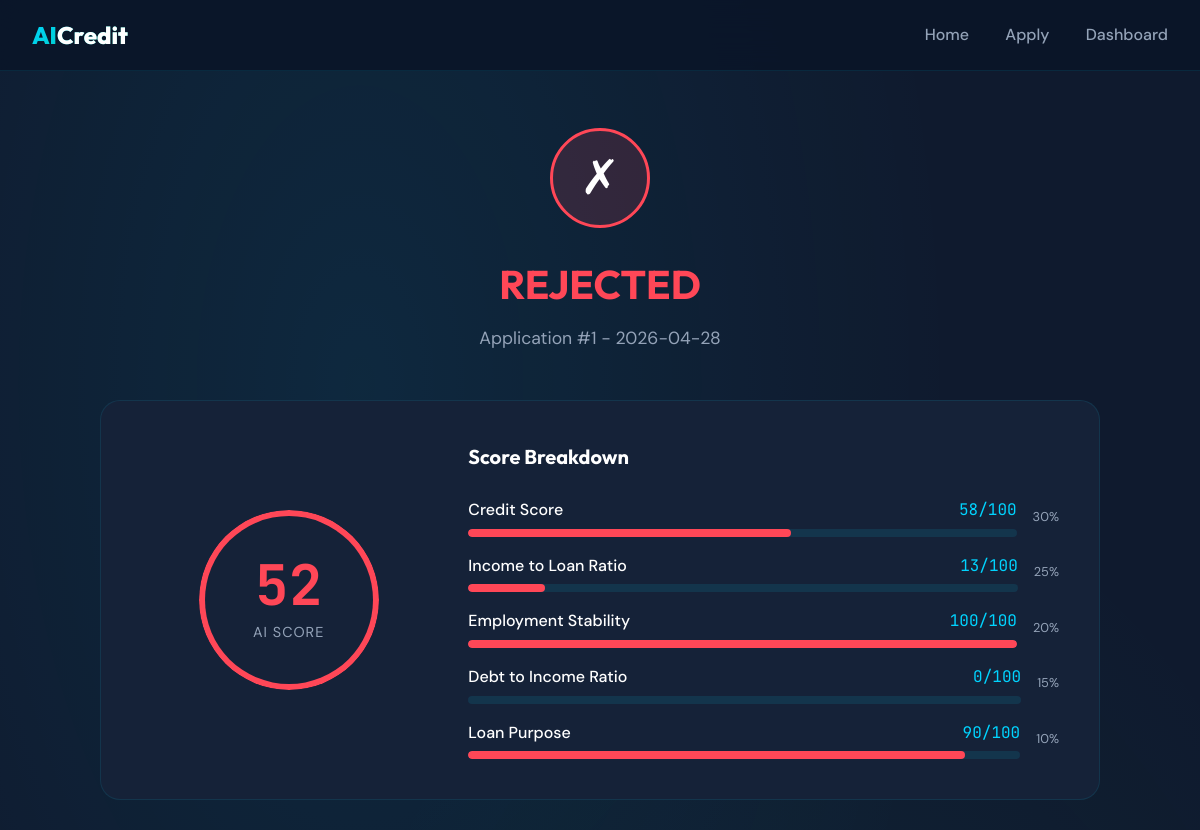
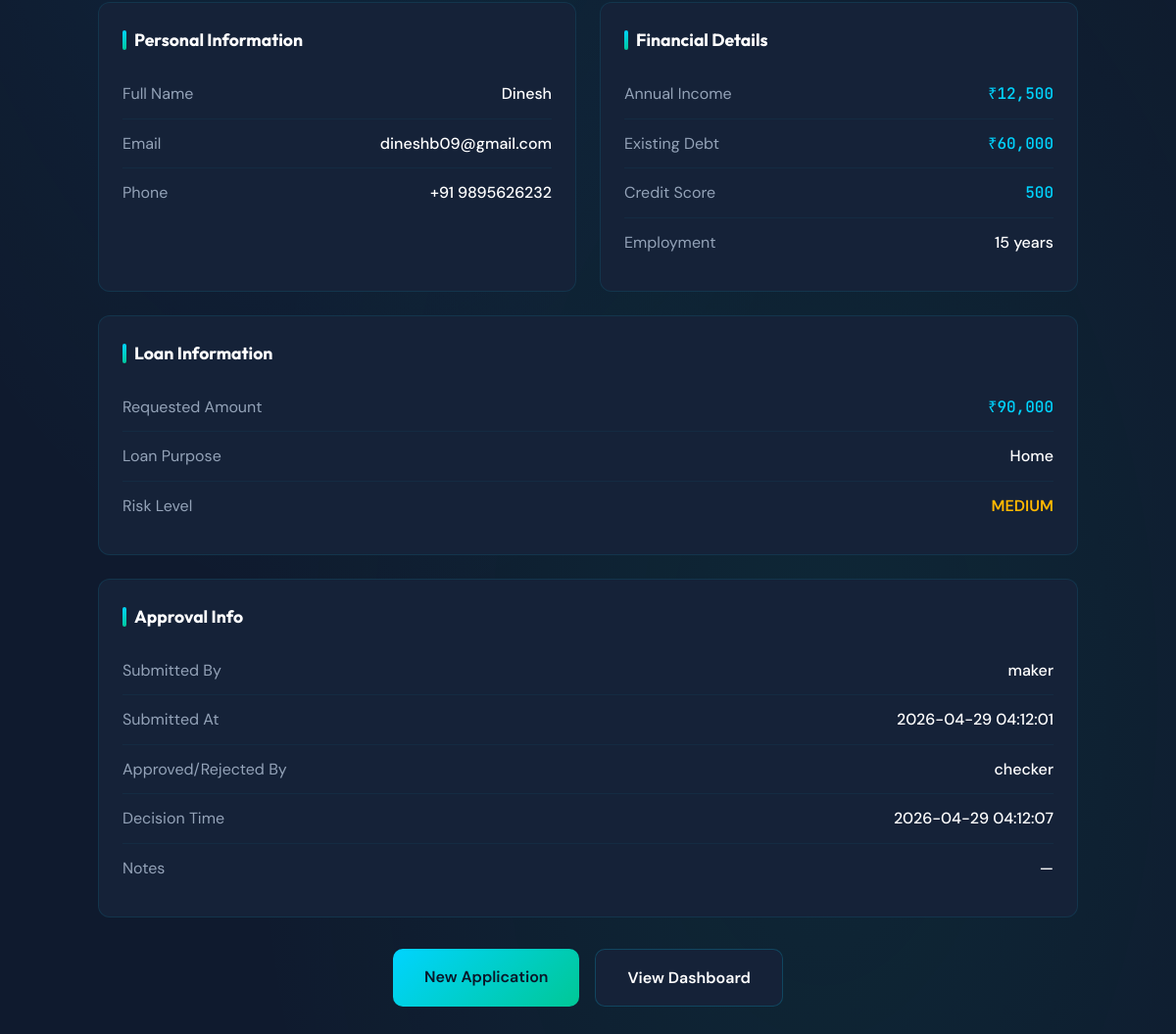
The page /result/1 on the database its author committed (2 pictures, top to bottom).
### tables this page shows
CREATE TABLE applications (
                id INTEGER PRIMARY KEY AUTOINCREMENT,
                applicant_name TEXT NOT NULL,
                email TEXT NOT NULL,
                phone TEXT NOT NULL,
                annual_income REAL NOT NULL,
                credit_score INTEGER NOT NULL,
                loan_amount REAL NOT NULL,
                loan_purpose TEXT NOT NULL,
                employment_years INTEGER NOT NULL,
                existing_debt REAL NOT NULL,
                ai_score REAL,
                risk_level TEXT,
                status TEXT DEFAULT 'PENDING',
                created_at DATETIME DEFAULT CURRENT_TIMESTAMP
            , submitted_by TEXT, submitted_at DATETIME, approved_by TEXT, approved_at DATETIME, approval_notes TEXT);

### app.py (the view)
@app.route('/result/<int:id>')
def result(id):
    db = get_db()
    app = db.execute('SELECT * FROM applications WHERE id = ?', (id,)).fetchone()
    if app is None:
        return "Application not found", 404
    credit_score = app['credit_score']
    annual_income = app['annual_income']
    loan_amount = app['loan_amount']
    employment_years = app['employment_years']
    existing_debt = app['existing_debt']
    loan_purpose = app['loan_purpose']
    components = {
        'credit_score': {
            'name': 'Credit Score',
            'value': min(100, (credit_score / 850) * 100),
            'weight': 30,
            'display': f'{credit_score} (300-850)'
        },
        'income_loan_ratio': {
            'name': 'Income to Loan Ratio',
            'value': min(100, (annual_income / loan_amount * 100) if loan_amount > 0 else 0),
            'weight': 25,
            'display': f'₹{annual_income:,.0f} / ₹{loan_amount:,.0f}'
        },
        'employment': {
            'name': 'Employment Stability',
            'value': min(100, (employment_years / 5) * 100),
            'weight': 20,
            'display': f'{employment_years} years'
        },
        'debt_ratio': {
            'name': 'Debt to Income Ratio',
            'value': min(100, max(0, 100 - (existing_debt / annual_income * 100))) if annual_income > 0 else 0,
            'weight': 15,
            'display': f'${existing_debt:,.0f} / ${annual_income:,.0f}'
        },
        'purpose': {
            'name': 'Loan Purpose',
            'value': {'home': 90, 'business': 80, 'education': 85, 'debt_consolidation': 70,
                     'medical': 75, 'vehicle': 80, 'personal': 65, 'other': 60}.get(loan_purpose, 60),
            'weight': 10,
            'display': loan_purpose.title()
        }
    }
    return render_template('result.html', application=app, components=components)

### app.py (called while the page is built)
def get_db():
    db = getattr(g, '_database', None)
    if db is None:
        db = g._database = sqlite3.connect(DATABASE)
        db.row_factory = sqlite3.Row
    return db

@app.teardown_appcontext
def close_connection(exception):
    db = getattr(g, '_database', None)
    if db is not None:
        db.close()

### templates/result.html (shortened to what this page needs)
<!DOCTYPE html>
<html lang="en">
<head>
</head>
<body>
    <header>
        <div class="nav-container">
            <div class="logo">AI<span>Credit</span></div>
            <nav>
                <a href="/">Home</a>
                <a href="/apply">Apply</a>
                <a href="/dashboard">Dashboard</a>
            </nav>
        </div>
    </header>
    <main class="main">
        <div class="container">
            <div class="result-header">
                <div class="result-icon {{ application.status|lower }}">
                    {% if application.status == 'APPROVED' %}✓{% elif application.status == 'PENDING' %}⏳{% else %}✗{% endif %}
                </div>
                <h1 class="result-title {{ application.status|lower }}">{{ application.status }}</h1>
                <p class="result-subtitle">Application #{{ application.id }} - {{ application.created_at[:10] }}</p>
            </div>
            <div class="score-display">
                <div class="main-score">
                    <div class="score-circle {{ application.status|lower }}">
                        <div class="score-value">{{ application.ai_score|int }}</div>
                        <div class="score-label">AI Score</div>
                    </div>
                </div>
                <div class="score-breakdown">
                    <h3>Score Breakdown</h3>
                    <div class="breakdown-items">
                        {% for key, comp in components.items() %}
                        <div class="breakdown-item">
                            <div class="breakdown-info">
                                <div class="breakdown-header">
                                    <span class="breakdown-name">{{ comp.name }}</span>
                                    <span class="breakdown-value">{{ comp.value|int }}/100</span>
                                </div>
                                <div class="breakdown-bar">
                                    <div class="breakdown-fill {{ application.status|lower }}" style="width: {{ comp.value }}%"></div>
                                </div>
                            </div>
                            <span class="breakdown-weight">{{ comp.weight }}%</span>
                        </div>
                        {% endfor %}
                    </div>
                </div>
            </div>
            <div class="details-grid">
                <div class="detail-card">
                    <h3>Personal Information</h3>
                    <div class="detail-row">
                        <span class="detail-label">Full Name</span>
                        <span class="detail-value">{{ application.applicant_name }}</span>
                    </div>
                    <div class="detail-row">
                        <span class="detail-label">Email</span>
                        <span class="detail-value">{{ application.email }}</span>
                    </div>
                    <div class="detail-row">
                        <span class="detail-label">Phone</span>
                        <span class="detail-value">{{ application.phone }}</span>
                    </div>
                </div>
                <div class="detail-card">
                    <h3>Financial Details</h3>
                    <div class="detail-row">
                        <span class="detail-label">Annual Income</span>
                        <span class="detail-value mono">₹{{ "{:,.0f}".format(application.annual_income) }}</span>
                    </div>
                    <div class="detail-row">
                        <span class="detail-label">Existing Debt</span>
                        <span class="detail-value mono">₹{{ "{:,.0f}".format(application.existing_debt) }}</span>
                    </div>
                    <div class="detail-row">
                        <span class="detail-label">Credit Score</span>
                        <span class="detail-value mono">{{ application.credit_score }}</span>
                    </div>
                    <div class="detail-row">
                        <span class="detail-label">Employment</span>
                        <span class="detail-value">{{ application.employment_years }} years</span>
                    </div>
                </div>
                <div class="detail-card full-width">
                    <h3>Loan Information</h3>
                    <div class="detail-row">
                        <span class="detail-label">Requested Amount</span>
                        <span class="detail-value mono">₹{{ "{:,.0f}".format(application.loan_amount) }}</span>
                    </div>
                    <div class="detail-row">
                        <span class="detail-label">Loan Purpose</span>
                        <span class="detail-value">{{ application.loan_purpose|title }}</span>
                    </div>
                    <div class="detail-row">
                        <span class="detail-label">Risk Level</span>
                        <span class="detail-value" style="color: {% if application.risk_level == 'LOW' %}var(--accent){% elif application.risk_level == 'MEDIUM' %}var(--warning){% else %}var(--danger){% endif %}; font-weight: 600;">{{ application.risk_level }}</span>
                    </div>
                </div>
                <div class="detail-card full-width">
                    <h3>Approval Info</h3>
                    <div class="detail-row">
                        <span class="detail-label">Submitted By</span>
                        <span class="detail-value">{{ application.submitted_by or '—' }}</span>
                    </div>
                    <div class="detail-row">
                        <span class="detail-label">Submitted At</span>
                        <span class="detail-value">{{ application.submitted_at[:19] if application.submitted_at else '—' }}</span>
                    </div>
                    <div class="detail-row">
                        <span class="detail-label">Approved/Rejected By</span>
                        <span class="detail-value">{{ application.approved_by or '—' }}</span>
                    </div>
                    <div class="detail-row">
                        <span class="detail-label">Decision Time</span>
                        <span class="detail-value">{{ application.approved_at[:19] if application.approved_at else '—' }}</span>
                    </div>
                    <div class="detail-row">
                        <span class="detail-label">Notes</span>
                        <span class="detail-value">{{ application.approval_notes or '—' }}</span>
                    </div>
                </div>
            </div>
            <div class="actions">
                <a href="/apply" class="btn btn-primary">New Application</a>
                <a href="/dashboard" class="btn btn-secondary">View Dashboard</a>
            </div>
        </div>
    </main>
</body>
</html>

### rows shown on the page
applications: status "REJECTED", id "1", created_at "2026-04-28", ai_score "52", applicant_name "Dinesh", email "dineshb09@gmail.com", phone "+91 9895626232", annual_income "12,500", existing_debt "60,000", credit_score "500", employment_years "15", loan_amount "90,000", loan_purpose "Home", risk_level "MEDIUM", submitted_by "maker", submitted_at "2026-04-29 04:12:01", approved_by "checker", approved_at "2026-04-29 04:12:07", approval_notes "—"

### other values the page prints
{{ comp.name }} "Credit Score" "Income to Loan Ratio" "Employment Stability" "Debt to Income Ratio" "Loan Purpose"
{{ comp.value|int }} "58" "13" "100" "0" "90"
{{ comp.weight }} "30" "25" "20" "15" "10"
